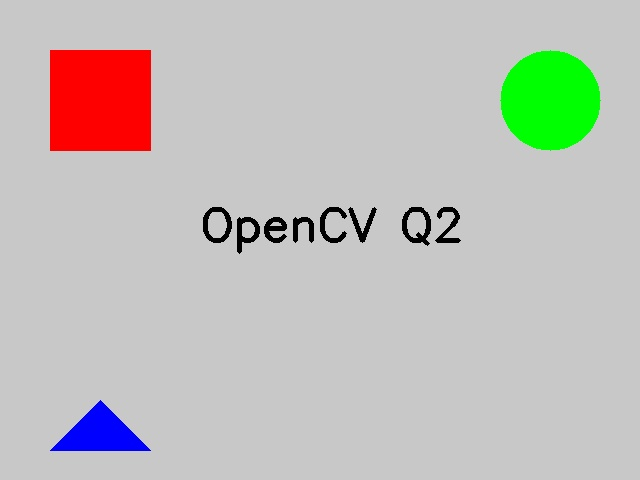
#> input picture AI_Basis/process8/question2/test_image.jpg, 640 x 480 px
$ python task4.py   (older library calls are emulated)
#> lines starting #> are read from the running program, lines starting #| are printed output that depends on the picture; after the words box and inside, x2 and y2 are one past the last pixel; in counts of white or black regions, pixels touching at a corner belong together
import cv2

def main():
    img = cv2.imread('test_image.jpg')
#> img is the input picture: shape (480, 640, 3); mean B, G, R 186.8, 191.1, 193
    if img is None:
        print("Error: Image not found.")
        return

    # 1. Binarization
    # Convert to grayscale first
    img_gray = cv2.cvtColor(img, cv2.COLOR_BGR2GRAY)
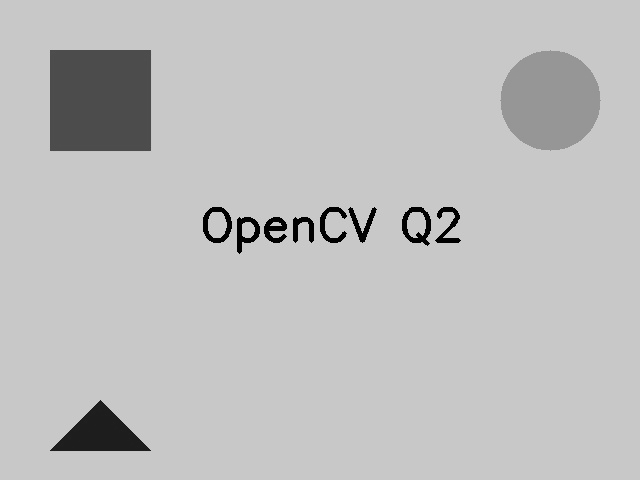
#> img_gray: shape (480, 640); min 0, max 207, mean 191.2
    # Thresholding: values > 127 become 255, others 0
    ret, img_binary = cv2.threshold(img_gray, 127, 255, cv2.THRESH_BINARY)
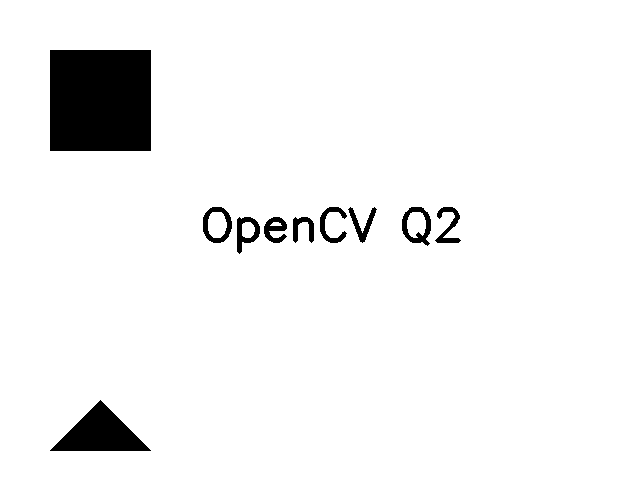
#> img_binary: shape (480, 640); 94.9% white; 10 black regions, largest, box (x1, y1, x2, y2) and area: (50, 50, 151, 151) 10201, (50, 400, 151, 451) 2601, (402, 207, 431, 246) 480
    cv2.imshow('Binary', img_binary)

    # 2. Edge Detection
    # Sobel
    sobel_x = cv2.Sobel(img, cv2.CV_64F, 1, 0, ksize=3)
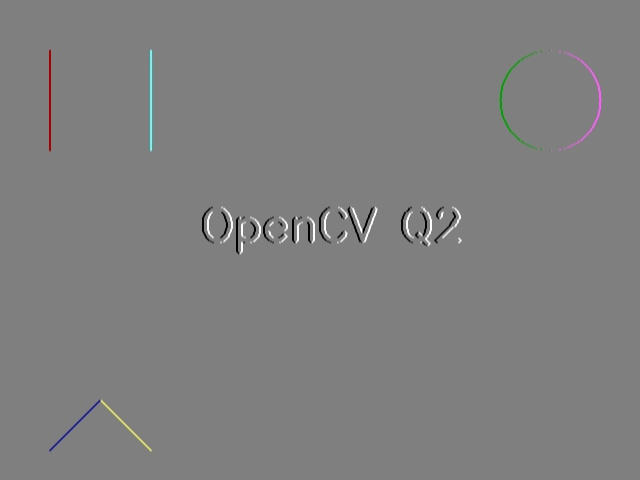
#> sobel_x: shape (480, 640, 3) float64; mean B, G, R 0, 0, 0; drawn with min black and max white
    sobel_y = cv2.Sobel(img, cv2.CV_64F, 0, 1, ksize=3)
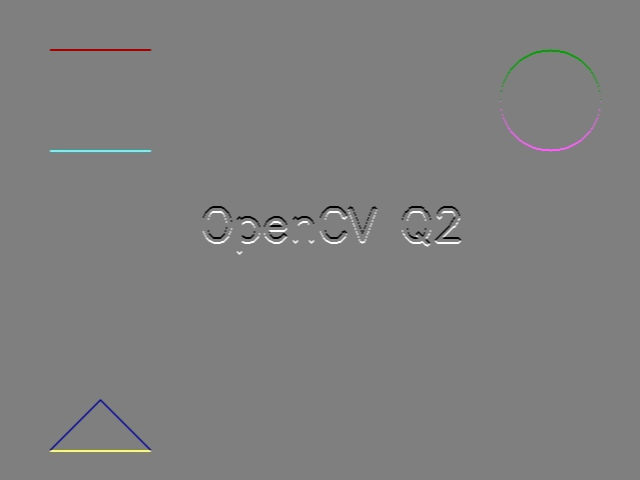
#> sobel_y: shape (480, 640, 3) float64; mean B, G, R 0, 0, 0; drawn with min black and max white
    img_sobel = cv2.convertScaleAbs(sobel_x + sobel_y)
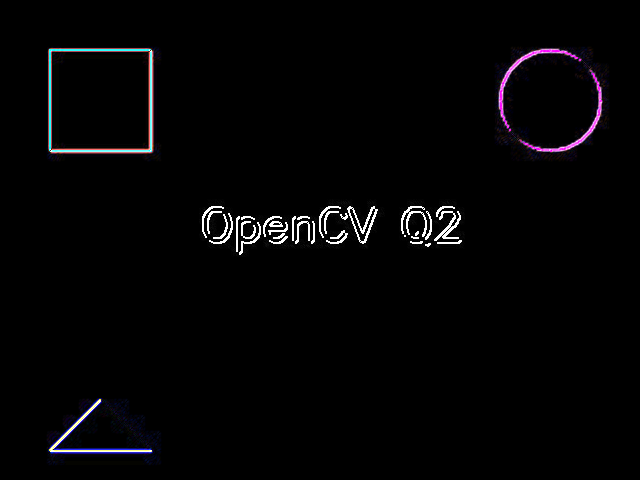
#> img_sobel: shape (480, 640, 3); mean B, G, R 5, 4.1, 4.6
    cv2.imshow('Sobel', img_sobel)

    # Laplacian
    laplacian = cv2.Laplacian(img, cv2.CV_64F)
    img_laplacian = cv2.convertScaleAbs(laplacian)
    cv2.imshow('Laplacian', img_laplacian)

    # Canny
    img_canny = cv2.Canny(img, 100, 200)
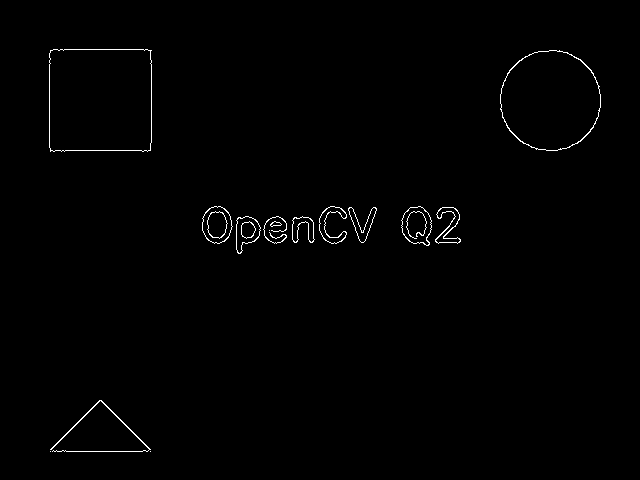
#> img_canny: shape (480, 640); 0.77% white in thin lines or dots, all inside (x1, y1, x2, y2) = (49, 49, 601, 452)
    cv2.imshow('Canny', img_canny)

    # 3. Blurring
    # Using Gaussian Blur
    img_blur = cv2.GaussianBlur(img, (15, 15), 0)
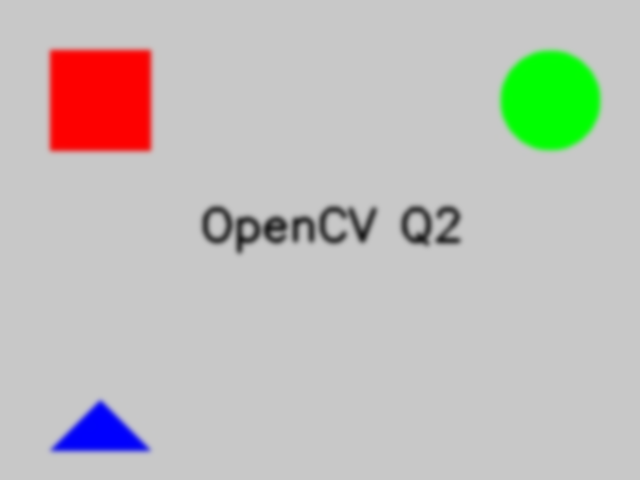
#> img_blur: shape (480, 640, 3); mean B, G, R 186.8, 191.1, 193
    cv2.imshow('Blurred', img_blur)

    print("Press any key to close all windows.")
    cv2.waitKey(0)
    cv2.destroyAllWindows()

if __name__ == "__main__":
    main()
